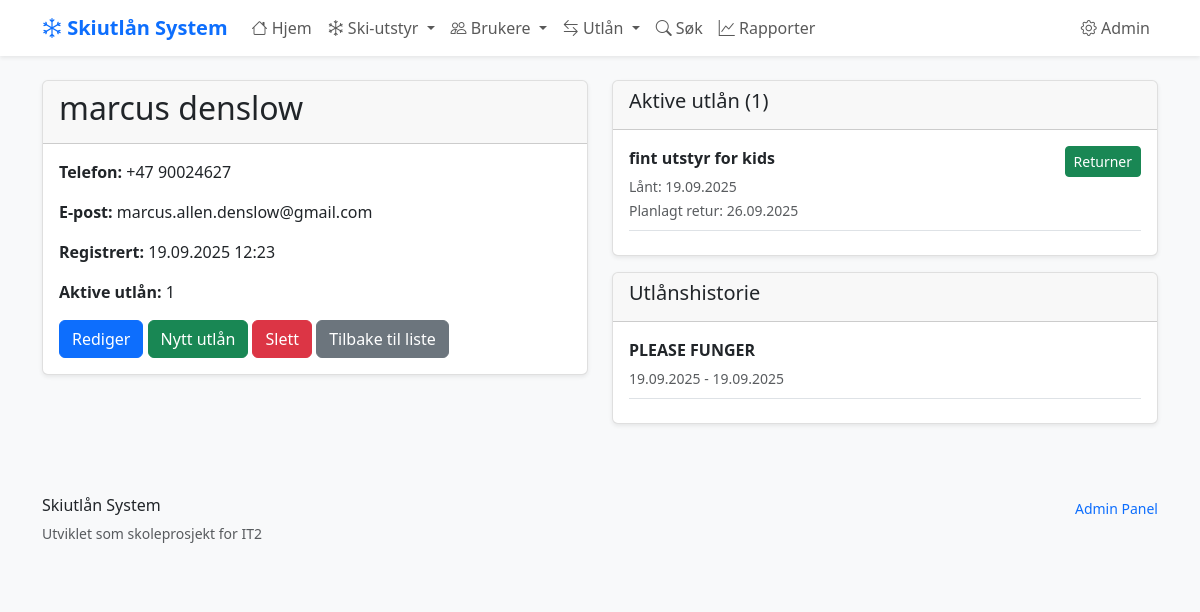
Page /brukere/1/ on the earlier database version.
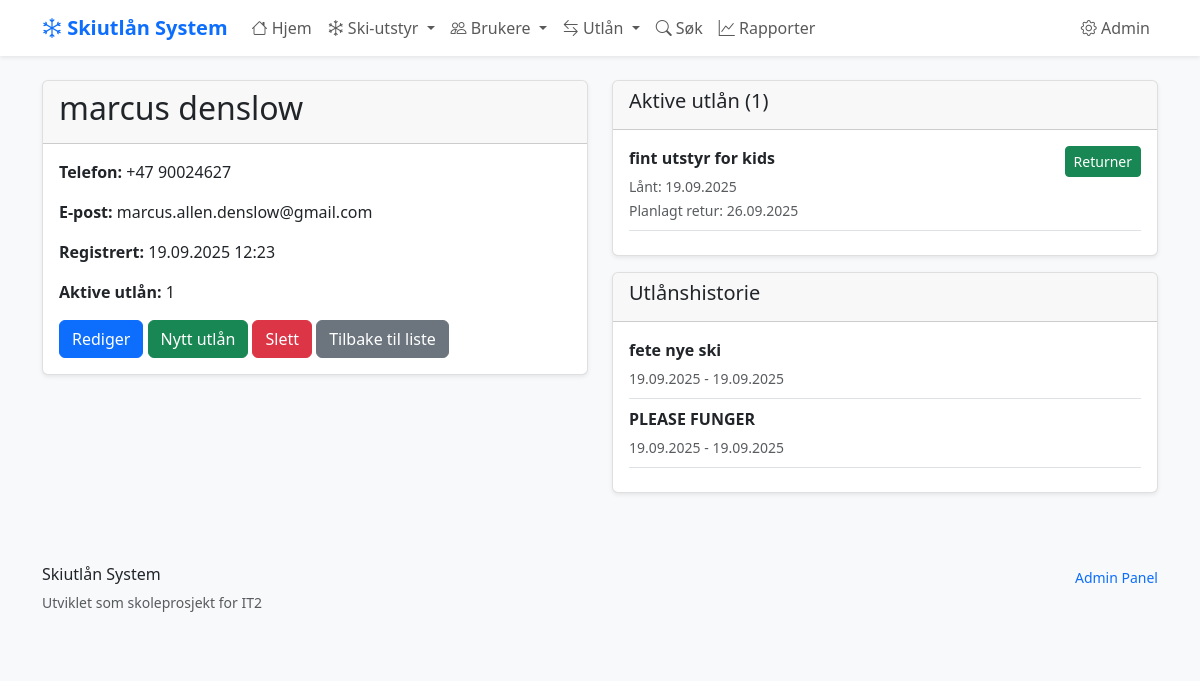
Same page on the later database version.
### skiutlan/models.py (models this page shows, shortened)
class Utlan(models.Model):
    bruker = models.ForeignKey(Bruker, on_delete=models.CASCADE)
    ski_item = models.ForeignKey(SkiItem, on_delete=models.CASCADE)
    utlant_dato = models.DateTimeField(auto_now_add=True)
    planlagt_retur = models.DateField()
    returnert_dato = models.DateTimeField(blank=True, null=True)

class SkiItem(models.Model):
    SKI_TYPES = [
        ('alpinski', 'Alpinski'),
        ('langrenn', 'Langrennsski'),
        ('snowboard', 'Snowboard'),
        ('stovler', 'Skistøvler'),
        ('staver', 'Skistaver'),
    ]
    navn = models.CharField(max_length=100, help_text="Navn på ski-elementet")
    type_ski = models.CharField(
        max_length=20,
        choices=SKI_TYPES,
        help_text="Type ski-element"
    )
    storrelse = models.IntegerField(
        validators=[MinValueValidator(1), MaxValueValidator(300)],
        help_text="Størrelse i cm for ski/staver, EU-størrelse for støvler"
    )
    tilstand = models.CharField(
        max_length=20,
        choices=[
            ('utmerket', 'Utmerket'),
            ('god', 'God'),
            ('slitt', 'Slitt'),
            ('reparasjon', 'Trenger reparasjon'),
        ],
        default='god'
    )
    opprettet = models.DateTimeField(auto_now_add=True)
    oppdatert = models.DateTimeField(auto_now=True)
    class Meta:
        verbose_name = "Ski-element"
        verbose_name_plural = "Ski-elementer"
        ordering = ['type_ski', 'storrelse']  # Sorterer automatisk

### skiutlan/views.py (the view)
# urls.py: path('brukere/<int:bruker_id>/', views.bruker_detalj, name='bruker_detalj'),
def bruker_detalj(request, bruker_id):
    bruker = get_object_or_404(Bruker, id=bruker_id)
    alle_utlan = Utlan.objects.filter(bruker=bruker).order_by('-utlant_dato')
    aktive_utlan = alle_utlan.filter(returnert_dato__isnull=True)
    utlan_historie = alle_utlan.filter(returnert_dato__isnull=False)
    context = {
        'bruker': bruker,
        'aktive_utlan': aktive_utlan,
        'utlan_historie': utlan_historie,
        'antall_aktive': aktive_utlan.count()
    }
    return render(request, 'skiutlan/bruker_detalj.html', context)

### skiutlan/templates/skiutlan/bruker_detalj.html (shortened to what this page needs)
{% extends 'skiutlan/base.html' %}
{% block content %}
<div class="row">
    <div class="col-md-6">
        <div class="card">
            <div class="card-header">
                <h2>{{ bruker.fornavn }} {{ bruker.etternavn }}</h2>
            </div>
            <div class="card-body">
                <p><strong>Telefon:</strong> {{ bruker.telefon }}</p>
                <p><strong>E-post:</strong> {{ bruker.epost|default:"Ikke oppgitt" }}</p>
                <p><strong>Registrert:</strong> {{ bruker.registrert|date:"d.m.Y H:i" }}</p>
                <p><strong>Aktive utlån:</strong> {{ antall_aktive }}</p>
                <div class="mt-3">
                    <a href="{% url 'skiutlan:bruker_rediger' bruker.id %}" class="btn btn-primary">Rediger</a>
                    <a href="{% url 'skiutlan:utlan_opprett' %}?bruker={{ bruker.id }}" class="btn btn-success">Nytt utlån</a>
                    <a href="{% url 'skiutlan:bruker_slett' bruker.id %}" class="btn btn-danger">Slett</a>
                    <a href="{% url 'skiutlan:bruker_liste' %}" class="btn btn-secondary">Tilbake til liste</a>
                </div>
            </div>
        </div>
    </div>
    <div class="col-md-6">
        <div class="card">
            <div class="card-header">
                <h5>Aktive utlån ({{ aktive_utlan.count }})</h5>
            </div>
            <div class="card-body">
                {% if aktive_utlan %}
                    {% for utlan in aktive_utlan %}
                        <div class="border-bottom pb-2 mb-2">
                            <div class="d-flex justify-content-between">
                                <div>
                                    <p class="mb-1"><strong>{{ utlan.ski_item.navn }}</strong></p>
                                    <small class="text-muted">
                                        Lånt: {{ utlan.utlant_dato|date:"d.m.Y" }}<br>
                                        Planlagt retur: {{ utlan.planlagt_retur|date:"d.m.Y" }}
                                    </small>
                                </div>
                                <div>
                                    <a href="{% url 'skiutlan:utlan_marker_returnert' utlan.id %}" class="btn btn-sm btn-success">Returner</a>
                                </div>
                            </div>
                        </div>
                    {% endfor %}
                {% else %}
                    <p class="text-muted">Ingen aktive utlån</p>
                {% endif %}
            </div>
        </div>
        <div class="card mt-3">
            <div class="card-header">
                <h5>Utlånshistorie</h5>
            </div>
            <div class="card-body">
                {% if utlan_historie %}
                    {% for utlan in utlan_historie|slice:":5" %}
                        <div class="border-bottom pb-2 mb-2">
                            <p class="mb-1"><strong>{{ utlan.ski_item.navn }}</strong></p>
                            <small class="text-muted">
                                {{ utlan.utlant_dato|date:"d.m.Y" }} - {{ utlan.returnert_dato|date:"d.m.Y" }}
                            </small>
                        </div>
                    {% endfor %}
                {% else %}
                    <p class="text-muted">Ingen tidligere utlån</p>
                {% endif %}
            </div>
        </div>
    </div>
</div>
{% endblock %}

Differences in the rows shown:
added Utlan: ski_item.navn "fete nye ski", utlant_dato "19.09.2025", returnert_dato "19.09.2025", shown under "Utlånshistorie"
